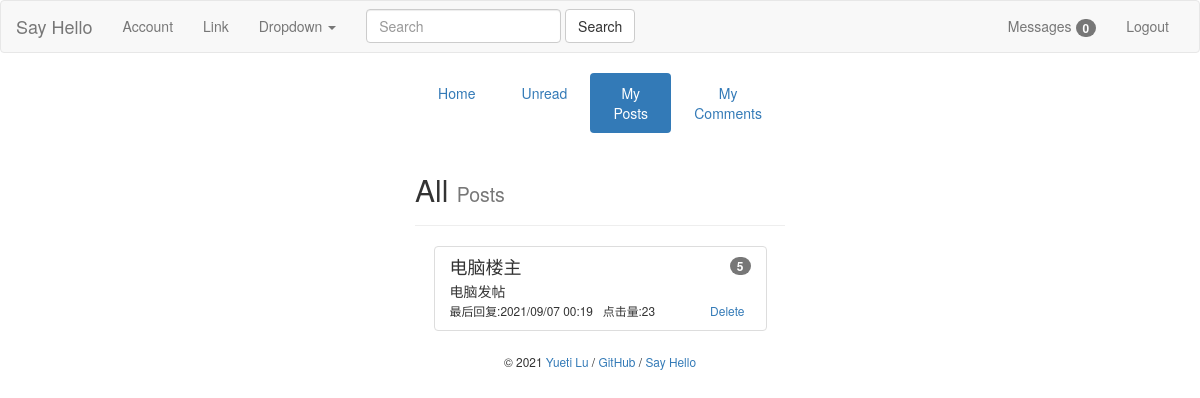
The page /admin/posts (signed in) on the database as committed earlier.
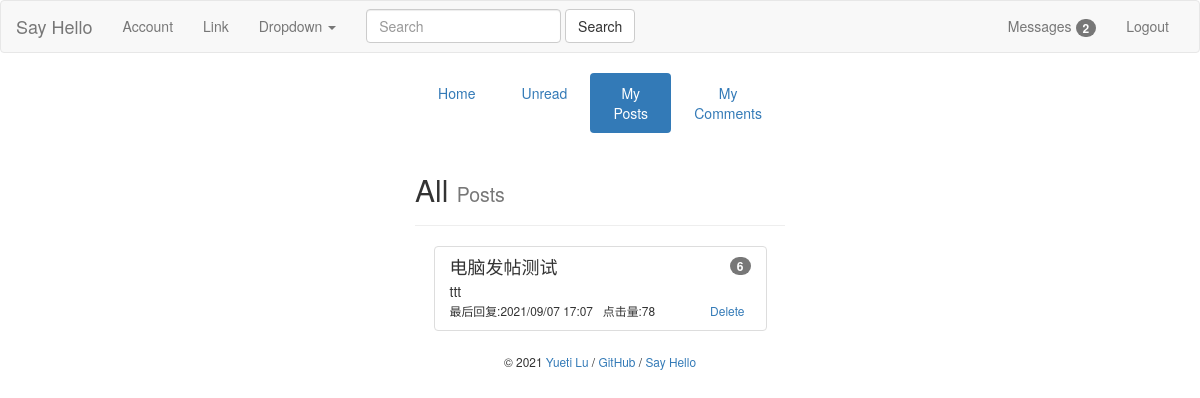
The same page on the database as committed later.
### bluelog/models.py (models this page shows)
class Post(db.Model):
    id = db.Column(db.Integer, primary_key=True)
    title = db.Column(db.String(60))
    body = db.Column(db.Text)
    name = db.Column(db.String(60))
    clickNum = db.Column(db.Integer, default=0)
    commentNum = db.Column(db.Integer, default=0)
    postTime = db.Column(db.DateTime, default=datetime.now)
    timestamp = db.Column(db.DateTime, default=datetime.now)
    user_id = db.Column(db.Integer, db.ForeignKey('user.id'))
    user = db.relationship('User', back_populates='posts')
    comments = db.relationship('Comment', back_populates='post', cascade='all,delete-orphan')

### bluelog/blueprints/admin.py (the view)
@admin_bp.route('/posts')
def managePosts():
    if not current_user.is_authenticated:
        return redirect(url_for('blog.index'))
    else:
        allPosts = Post.query.filter(Post.user_id == current_user.id).all()
        return render_template('admin/managePosts.html', posts=allPosts)

### bluelog/forms.py
class SearchForm(FlaskForm):
    body = StringField('SearchMessage', validators=[DataRequired()])
    submit = SubmitField('Search')

### bluelog/__init__.py (called while the page is built)
def register_template_context(app):
    @app.context_processor
    def injectSearchForm():
        searchForm = SearchForm()
        return dict(searchForm=searchForm)
    @app.context_processor
    def injectUnreadMessage():
        if current_user.is_authenticated:
            user = User.query.get(current_user.id)
            unreadMessageNum = UnreadMessage.query.filter(and_(UnreadMessage.user_id == user.id,
                                                               UnreadMessage.haveRead == 0)).count()
            return dict(unreadMessageNum=unreadMessageNum)
        else:
            return dict(unreadMessageNum=0)

### bluelog/extensions.py (called while the page is built)
@login_manager.user_loader
def load_user(user_id):
    from bluelog.models import User
    user = User.query.get(int(user_id))
    return user

### bluelog/templates/admin/managePosts.html
{% extends 'base.html' %}
{% from "macros.html" import show_flash with context %}
{% from "macros.html" import show_footer %}
{% from "macros.html" import show_post_in_admin %}
{% block content %}
    <div class="col-md-4"></div>
    <div class="col-md-4">
        <ul class="nav nav-pills nav-justified">
            <li role="presentation"><a href="{{ url_for('admin.index') }}">Home</a></li>
            <li role="presentation"><a href="{{ url_for('admin.manageUnreadMessages') }}">Unread</a></li>
            <li role="presentation" class="active"><a href="{{ url_for('admin.managePosts') }}">My Posts</a></li>
            <li role="presentation"><a href="{{ url_for('admin.manageComments') }}">My Comments</a></li>
        </ul>
        <div class="page-header">
            <h2>All <small>Posts</small></h2>
        </div>
        <ul class="list-group" style="margin:0 auto; width:90%">
            {% for post in posts %}
                {{ show_post_in_admin(post) }}
            {% endfor %}
        </ul>
        {{ show_footer() }}
    </div>
    <div class="col-md-4"></div>
{% endblock content %}

### bluelog/templates/macros.html (shortened to what this page needs)
{% macro show_footer() %}
    <footer class="text-center" style="margin-top: 20px;">
        <small> &copy; 2021 <a href="https://github.com/luyueti111" title="Written by Grey Li">Yueti Lu</a> /
            <a href="https://github.com/luyueti111/Bluelog" title="Fork me on GitHub">GitHub</a> /
            <a href="{{ url_for('blog.hello') }}" title="A HelloFlask project">Say Hello</a>
        </small>
    </footer>
{% endmacro %}
{% macro show_post_in_admin(post) %}
    <li class="list-group-item">
        <a href="{{ url_for('blog.replyPage', post_id=post.id) }}" style="color: inherit; text-decoration: none;">
            <h4 class="list-group-item-heading">{{ post.title }}<span
                    class="badge pull-right">{{ post.commentNum }}</span></h4>
            <p class="list-group-item-text"
               style="width: 100%; word-break: break-all; word-wrap: break-word">{{ post.body }}</p>
            <small style="right: 0">
                最后回复:{{ post.timestamp.strftime('%Y/%m/%d %H:%M') }}&nbsp;&nbsp;
            </small>
            <small>点击量:{{ post.clickNum }}&nbsp;&nbsp;</small>
        </a>
        <a href="{{ url_for('admin.deletePost', post_id=post.id) }}"
           class="btn btn-link pull-right btn-xs"
           onclick="return confirm('Are you Sure?')">Delete</a>
    </li>
{% endmacro %}

Rows that differ between the two databases and show on the page:
removed Post: title "电脑楼主", commentNum "5", body "电脑发帖", timestamp "2021/09/07 00:19", clickNum "23"
added Post: title "电脑发帖测试", commentNum "6", body "ttt", timestamp "2021/09/07 17:07", clickNum "78"
Other text that changed with them:
{{ unreadMessageNum }}: "0" → "2"
